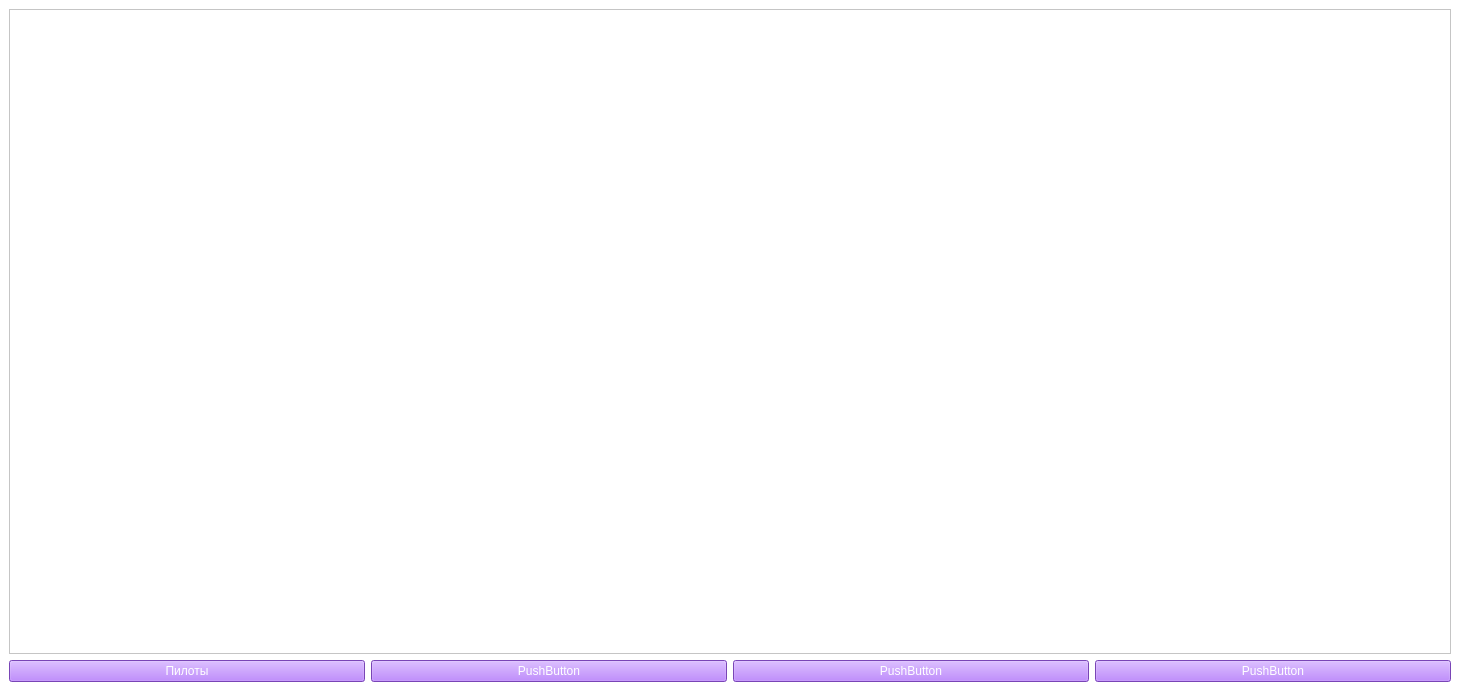
<?xml version="1.0" encoding="UTF-8"?>
<ui version="4.0">
 <class>MainWindow</class>
 <widget class="QMainWindow" name="MainWindow">
  <property name="geometry">
   <rect>
    <x>0</x>
    <y>0</y>
    <width>1460</width>
    <height>691</height>
   </rect>
  </property>
  <property name="windowTitle">
   <string>Nurburgring</string>
  </property>
  <property name="styleSheet">
   <string notr="true">background-color: rgb(255, 255, 255);
color: rgb(255, 255, 255);</string>
  </property>
  <widget class="QWidget" name="centralwidget">
   <layout class="QGridLayout" name="gridLayout">
    <item row="1" column="0">
     <widget class="QPushButton" name="pushButton">
      <property name="styleSheet">
       <string notr="true">background-color: rgb(170, 96, 255);
color: rgb(255, 255, 255);</string>
      </property>
      <property name="text">
       <string>Пилоты</string>
      </property>
     </widget>
    </item>
    <item row="0" column="0" colspan="4">
     <widget class="QTableWidget" name="tableWidget">
      <property name="styleSheet">
       <string notr="true">selection-background-color: rgb(0, 0, 0);
background-color: rgb(255, 255, 255);
color: rgb(0, 0, 0);
selection-color: rgb(40, 255, 2);</string>
      </property>
     </widget>
    </item>
    <item row="1" column="3">
     <widget class="QPushButton" name="pushButton_4">
      <property name="styleSheet">
       <string notr="true">background-color: rgb(170, 96, 255);
color: rgb(255, 255, 255);</string>
      </property>
      <property name="text">
       <string>PushButton</string>
      </property>
     </widget>
    </item>
    <item row="1" column="2">
     <widget class="QPushButton" name="pushButton_3">
      <property name="styleSheet">
       <string notr="true">background-color: rgb(170, 96, 255);
color: rgb(255, 255, 255);</string>
      </property>
      <property name="text">
       <string>PushButton</string>
      </property>
     </widget>
    </item>
    <item row="1" column="1">
     <widget class="QPushButton" name="pushButton_2">
      <property name="styleSheet">
       <string notr="true">background-color: rgb(170, 96, 255);
color: rgb(255, 255, 255);</string>
      </property>
      <property name="text">
       <string>PushButton</string>
      </property>
     </widget>
    </item>
   </layout>
  </widget>
 </widget>
 <resources/>
 <connections/>
</ui>
